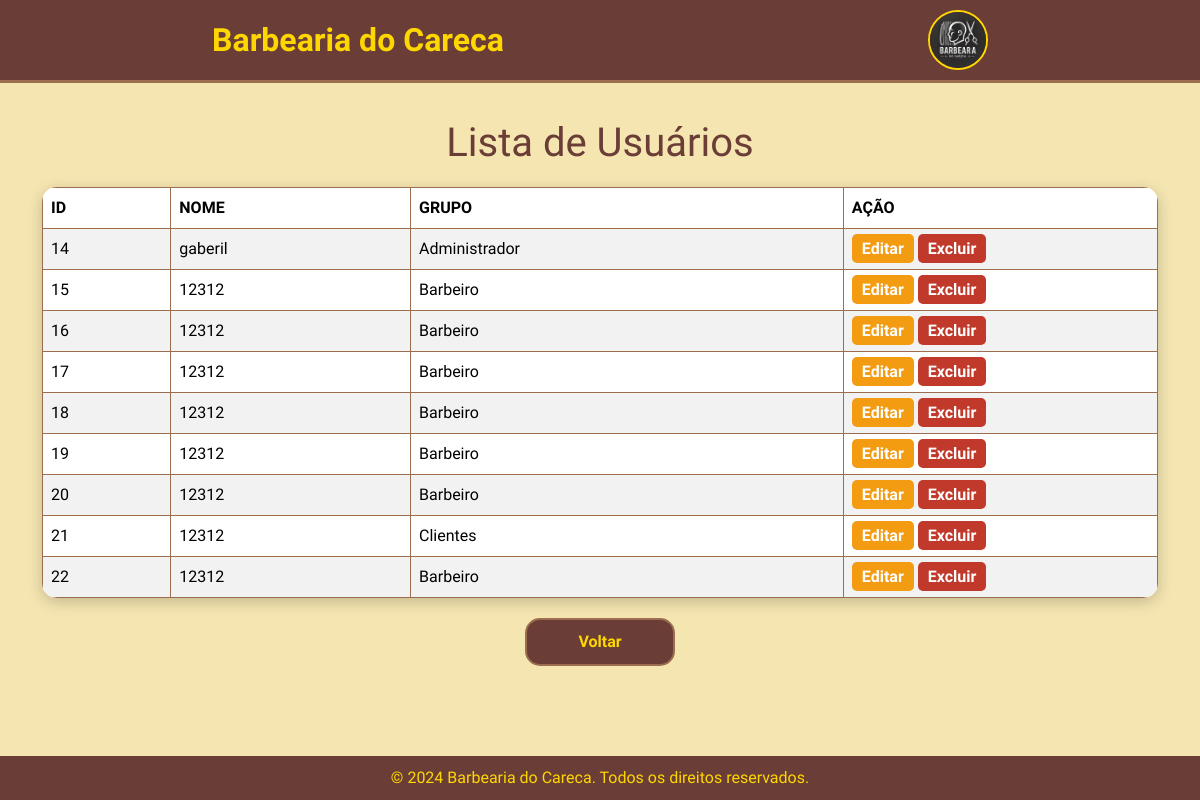
The page /lista_de_usuarios.php on the database its author committed.
### tables this page shows
CREATE TABLE `abc` (
  `id_usuario` int(11) NOT NULL,
  `nome` varchar(256) NOT NULL,
  `email` varchar(128) NOT NULL,
  `data_de_nascimento` date NOT NULL,
  `id_grupo` int(11) NOT NULL,
  `data_criacao` datetime NOT NULL DEFAULT current_timestamp()
);

### lista_de_usuarios.php (the view, shortened to what this page needs)
<?php
include "conexao.php";
$sql = "SELECT * FROM abc";
$result = $conn->query($sql);
$grupos = [1 => "Administrador", 2 => "Barbeiro", 3 => "Clientes"];
?>
<!DOCTYPE html>
<html lang="pt-BR">
<head>
  <link href="https://cdn.jsdelivr.net/npm/bootstrap@5.3.3/dist/css/bootstrap.min.css" rel="stylesheet">
</head>
<body>
<nav>
   <div class="container1">
       <a href="index.php"><div class="brand">Barbearia do Careca</div></a>
       <a href="index.php"><img src="imagens/logu.webp" alt="Logo"></a>
    </div>
</nav>
<div class="container mt-3">
    <h1>Lista de Usuários</h1>
    <table class="table table-striped">
        <thead>
            <tr>
                <th>ID</th>
                <th>Nome</th>
                <th>Grupo</th>
                <th>Ação</th>
            </tr>
        </thead>
        <tbody>
        <?php
if ($result->num_rows > 0) {
    while ($row = $result->fetch_assoc()) {
        echo "<tr>
            <td>".$row['id_usuario']."</td>
            <td>".$row['nome']."</td>
            <td>".(isset($grupos[$row['id_grupo']]) ? $grupos[$row['id_grupo']] : 'Grupo desconhecido')."</td>
            <td>
            <a href='editar.php?id=".$row['id_usuario']."' class='btn-excluir' style='background-color: #f39c12; border-radius: 5px;'>Editar</a>
            <a href='excluir.php?id=".$row['id_usuario']."' class='btn-excluir'>Excluir</a>
            </td>
        </tr>";
    }
}
?>
        </tbody>
    </table>
    <a href="index.php" class="btn-voltar">Voltar</a>
</div>
<footer>
    &copy; 2024 Barbearia do Careca. Todos os direitos reservados.
</footer>
</body>
</html>

### lista_de_usuarios.php (style rules this page uses)
body { font-family: 'MedievalSharp', serif; margin: 0; display: flex; flex-direction: column; min-height: 100vh; background-color: #f5e5b1; color: #333; }
nav { background-color: #6a3e36; padding: 10px 0; border-bottom: 3px solid #9c6d4f; }
nav .container1 { display: flex; align-items: center; justify-content: space-around; }
nav .brand { font-size: 2rem; font-weight: bold; color: #ffd700; }
nav img { height: 60px; border: 2px solid #ffd700; border-radius: 50%; }
h1 { text-align: center; color: #6a3e36; font-size: 2.5rem; margin: 20px 0; }
table { width: 80%; margin: 20px auto; border-collapse: collapse; background: rgba(255, 255, 255, 0.9); border-radius: 15px; overflow: hidden; box-shadow: 0 4px 15px rgba(0, 0, 0, 0.2); }
td { padding: 15px; text-align: left; border: 1px solid #9c6d4f; width: 5px; }
th { background-color: #6a3e36; color: #ffd700; text-transform: uppercase; padding: 15px; text-align: left; border: 1px solid #9c6d4f; }
tr:nth-child(even) { background-color: #f5e5b1; }
tr:nth-child(odd) { background-color: #ffe9c6; }
.btn-excluir { background-color: #c0392b; color: white; border: none; padding: 5px 10px; border-radius: 5px; font-weight: bold; cursor: pointer; transition: background-color 0.3s; }
.btn-voltar { display: block; width: 150px; margin: 20px auto; padding: 10px; text-align: center; background-color: #6a3e36; color: #ffd700; text-decoration: none; border-radius: 15px; border: 2px solid #9c6d4f; font-weight: bold; transition: background-color 0.3s; }
footer { padding: 10px; width: 100%; text-align: center; color: #ffd700; background-color: #6a3e36; margin-top: auto; }
a { text-decoration: none; }

### rows shown on the page
abc: id_usuario "14", nome "gaberil", id_grupo "Administrador"
abc: id_usuario "15", nome "12312", id_grupo "Barbeiro"
abc: id_usuario "16", nome "12312", id_grupo "Barbeiro"
abc: id_usuario "17", nome "12312", id_grupo "Barbeiro"
abc: id_usuario "18", nome "12312", id_grupo "Barbeiro"
abc: id_usuario "19", nome "12312", id_grupo "Barbeiro"
abc: id_usuario "20", nome "12312", id_grupo "Barbeiro"
abc: id_usuario "21", nome "12312", id_grupo "Clientes"
abc: id_usuario "22", nome "12312", id_grupo "Barbeiro"
